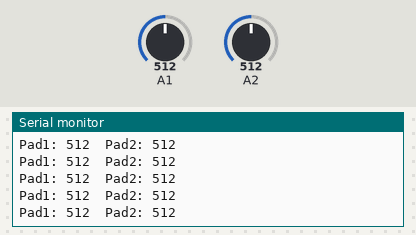
The sketch below on a simulated Arduino Uno, built with avr-gcc and run on an emulated ATmega328P. Shown: the last lines printed to the serial monitor. Inputs (shaded band) come from the test bench; at power-on: A1 = 512, A2 = 512.

Above: at 1.2 s.
1.3 s: A1 set to 983
At 1.9 s:
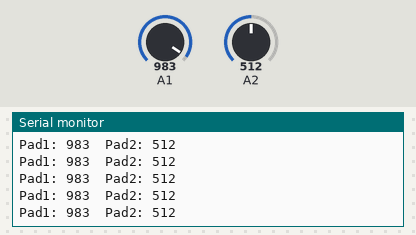
2.8 s: A1 set to 1012
At 3.4 s:
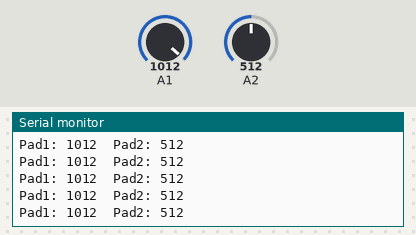
5.8 s: A2 set to 984
At 6.9 s:
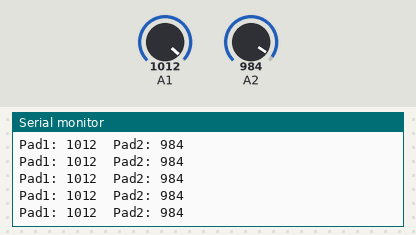
8.8 s: A2 set to 1016
At 9.3 s:
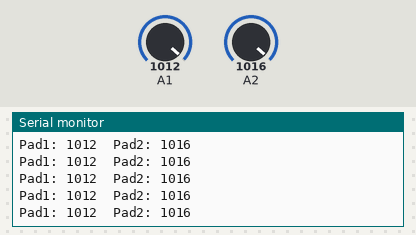
Timing chart, 0 to 11.8 s (numbered marks = the images above; inputs shaded):
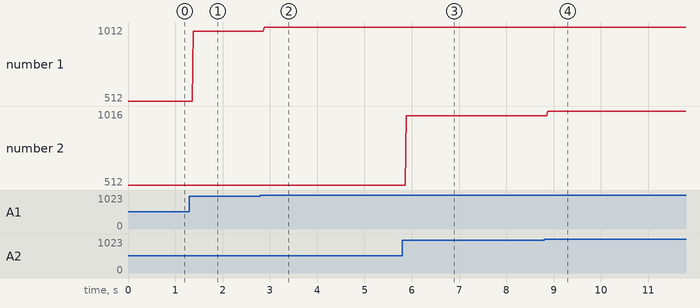

Measured:
- after the input at 1.3 s, the serial monitor: prints a new line after 0.08 s (image 1)
- after the input at 2.8 s, the serial monitor: prints a new line after 0.08 s (image 2)
- after the input at 5.8 s, the serial monitor: prints a new line after 0.08 s (image 3)
- after the input at 8.8 s, the serial monitor: prints a new line after 0.08 s (image 4)
- plotted number 1: 512 → 983 after the input at 1.3 s, 983 → 1012 after the input at 2.8 s
- plotted number 2: 512 → 984 after the input at 5.8 s, 984 → 1016 after the input at 8.8 s

The sketch:

Piezo.ino
```cpp
/*Piezo sensor with Arduino.
  Serial monitor readings.
  created by the SriTu Tech team.
  Read the code below and use it for any of your creation
*/
int pad1;
int pad2;

void setup() {
  Serial.begin(9600);//enable serial monitor
}
void loop() {
  pad1 = analogRead(A1);//read analog value and put in to the variable
  pad2 = analogRead(A2);//read analog value and put in to the variable
  Serial.print("\nPad1: ");//print serial monitor
  Serial.print(pad1);//print serial monitor
  Serial.print("  Pad2: ");//print serial monitor
  Serial.print(pad2);//print serial monitor
}
```
